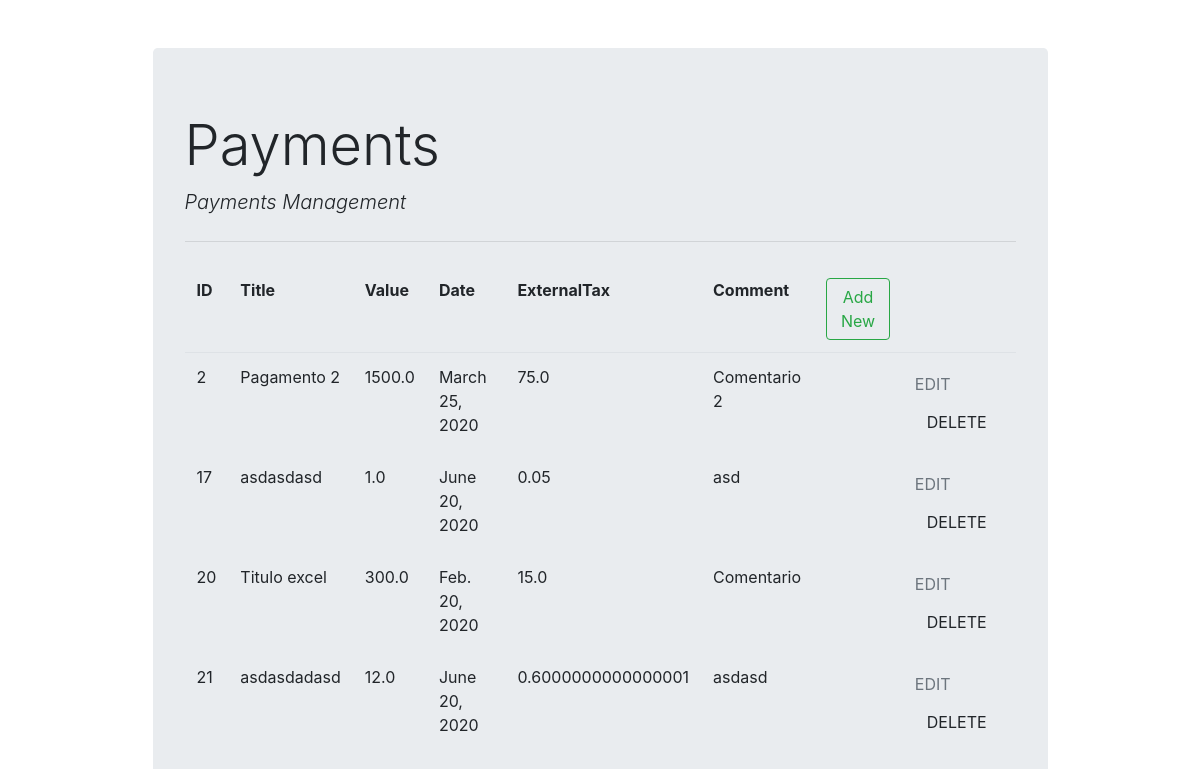
The page / on the database its author committed.
### payments/models.py (models this page shows, shortened)
class Payment(models.Model):
    title = models.CharField(max_length=100,validators=[MinLengthValidator(5)])
    value = models.FloatField()
    date = models.DateField()
    externalTax = models.FloatField()
    comment = models.TextField()

### payments/views.py (the view)
# urls.py: path('', views.list_payments, name='list_payments'),
def list_payments(request):
    payments = Payment.objects.all()
    return render(request ,'payments.html',{'payments': payments})

### payments/templates/payments.html (shortened to what this page needs)
{% extends "base.html" %}
{% block content %}
<table class="table table-borderless">
    <thead class="border-bottom font-weight-bold">
        <tr>
            <td>ID</td>
            <td>Title</td>
            <td>Value</td>
            <td>Date</td>
            <td>ExternalTax</td>
            <td>Comment</td>
            <td>
                <a href="{% url 'create_payment' %}" class="btn btn-outline-success">Add New</a>
            </td>
        </tr>
    </thead>
    <tbody>
        {% for payment in payments %}
            <tr>
                <td>{{ payment.id }}</td>
                <td>{{ payment.title }}</td>
                <td>{{ payment.value }}</td>
                <td>{{ payment.date }}</td>
                <td>{{ payment.externalTax }}</td>
                <td>{{ payment.comment }}</td>
                <td>
                    <td>
                        <a href="{% url 'update_payment' payment.id %}" class="btn text-secondary px-0">
                            EDIT
                        </a>
                        <form action="{% url 'delete_payment' payment.id %}" method="post" class="d-inline">
                            <button type="submit" class="btn">
                                DELETE
                            </button>
                        </form>
                    </td>
                </td>
            </tr>
        {% endfor %}
    </tbody>
</table>
{% endblock content %}

### payments/templates/base.html (shortened to what this page needs)
<!DOCTYPE html>
<html lang="en">
<head>
    <link rel="stylesheet" href="https://stackpath.bootstrapcdn.com/bootstrap/4.5.0/css/bootstrap.min.css"
>
    <link rel="stylesheet" href="https://stackpath.bootstrapcdn.com/font-awesome/4.7.0/css/font-awesome.min.css">
</head>
<body>
    <div class="container">
        <div class="col-md-10 offset-md-1 mt-5">
            <div class="jumbotron">
                <h1 class="display-4">Payments</h1>
                <p class="lead font-italic">Payments Management</p>
                <hr class="my-4">
                {% block content %}
                {% endblock content %}
              </div>
        </div>
    </div>
</body>
</html>

### rows shown on the page
Payment: id "2", title "Pagamento 2", value "1500.0", date "March 25, 2020", externalTax "75.0", comment "Comentario 2"
Payment: id "17", title "asdasdasd", value "1.0", date "June 20, 2020", externalTax "0.05", comment "asd"
Payment: id "20", title "Titulo excel", value "300.0", date "Feb. 20, 2020", externalTax "15.0", comment "Comentario"
Payment: id "21", title "asdasdadasd", value "12.0", date "June 20, 2020", externalTax "0.6000000000000001", comment "asdasd"
